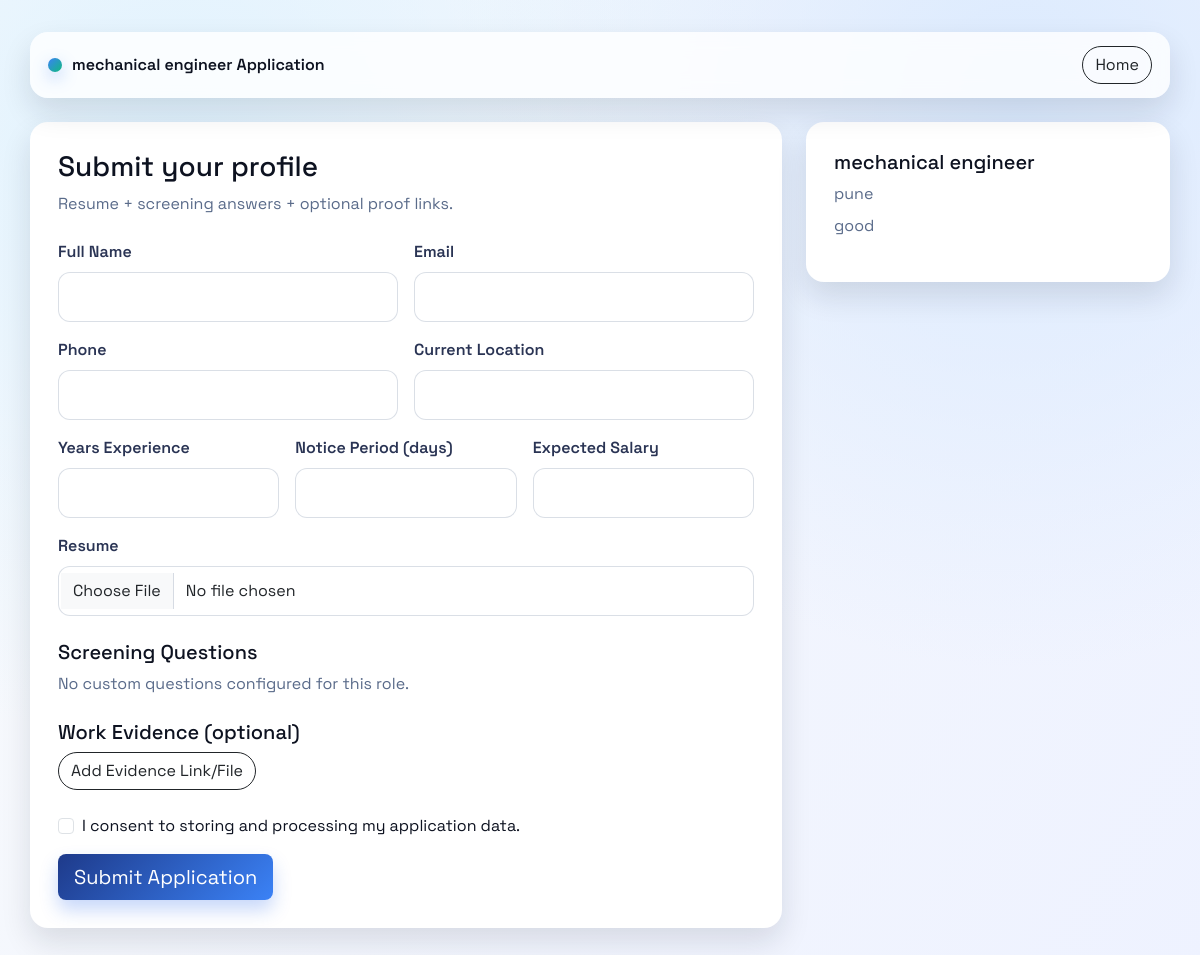
The app's page /apply/6/ with its own data.
### core/models.py (models this page shows, shortened)
class Job(models.Model):
    title = models.CharField(max_length=255)
    description = models.TextField()
    skills = models.JSONField(blank=True, null=True)
    location = models.CharField(max_length=120, blank=True)
    employment_type = models.CharField(max_length=40, blank=True)
    min_experience_years = models.PositiveSmallIntegerField(null=True, blank=True)
    created_by = models.ForeignKey(
        User,
        on_delete=models.SET_NULL,
        null=True,
        blank=True,
        related_name="jobs_created",
    )
    created_at = models.DateTimeField(auto_now_add=True)

### core/views.py (the view, shortened to what this page needs)
# urls.py: path('apply/<int:job_id>/', views.candidate_apply, name="candidate_apply"),
def candidate_apply(request, job_id):
    job = get_object_or_404(Job, id=job_id)
    questions = list(job.questions.all())
    return render(
        request,
        "core/candidate_apply.html",
        {
            "job": job,
            "questions": questions,
        },
    )

### core/templates/core/candidate_apply.html (shortened to what this page needs)
<!DOCTYPE html>
<html>
<head>
    <link href="https://cdn.jsdelivr.net/npm/bootstrap@5.3.2/dist/css/bootstrap.min.css" rel="stylesheet">
    {% load static %}
    <link href="{% static 'core/style.css' %}" rel="stylesheet">
</head>
<body class="app-body">
<div class="container app-shell">
    <div class="app-nav mb-4">
        <div class="brand-mark">
            <span class="brand-dot"></span>
            <span>{{ job.title }} Application</span>
        </div>
        <a href="{% url 'home' %}" class="btn btn-outline-dark">Home</a>
    </div>
    <div class="row g-4">
        <div class="col-lg-8">
            <div class="app-card">
                <h3 class="mb-2">Submit your profile</h3>
                <p class="muted-text mb-4">Resume + screening answers + optional proof links.</p>
                <form method="post" enctype="multipart/form-data">
                    <div class="row g-3">
                        <div class="col-md-6">
                            <label class="form-label">Full Name</label>
                            <input class="form-control" name="full_name" required>
                        </div>
                        <div class="col-md-6">
                            <label class="form-label">Email</label>
                            <input class="form-control" type="email" name="email" required>
                        </div>
                        <div class="col-md-6">
                            <label class="form-label">Phone</label>
                            <input class="form-control" name="phone">
                        </div>
                        <div class="col-md-6">
                            <label class="form-label">Current Location</label>
                            <input class="form-control" name="current_location">
                        </div>
                        <div class="col-md-4">
                            <label class="form-label">Years Experience</label>
                            <input class="form-control" type="number" step="0.1" min="0" name="years_experience">
                        </div>
                        <div class="col-md-4">
                            <label class="form-label">Notice Period (days)</label>
                            <input class="form-control" type="number" min="0" name="notice_period_days">
                        </div>
                        <div class="col-md-4">
                            <label class="form-label">Expected Salary</label>
                            <input class="form-control" type="number" step="0.01" min="0" name="expected_salary">
                        </div>
                    </div>
                    <div class="mt-3">
                        <label class="form-label">Resume</label>
                        <input class="form-control" type="file" name="resume_file" accept="application/pdf,image/*" required>
                    </div>
                    <h5 class="mt-4">Screening Questions</h5>
                    {% if questions %}
                        {% for q in questions %}
                            <div class="mb-3">
                                <label class="form-label">
                                    {{ q.prompt }}
                                    {% if q.is_required %}<span class="text-danger">*</span>{% endif %}
                                </label>
                                {% if q.question_type == "long_text" %}
                                    <textarea class="form-control" rows="4" name="question_{{ q.id }}" {% if q.is_required %}required{% endif %}></textarea>
                                {% elif q.question_type == "number" %}
                                    <input type="number" class="form-control" name="question_{{ q.id }}" {% if q.is_required %}required{% endif %}>
                                {% elif q.question_type == "url" %}
                                    <input type="url" class="form-control" name="question_{{ q.id }}" {% if q.is_required %}required{% endif %}>
                                {% else %}
                                    <input type="text" class="form-control" name="question_{{ q.id }}" {% if q.is_required %}required{% endif %}>
                                {% endif %}
                            </div>
                        {% endfor %}
                    {% else %}
                        <p class="muted-text">No custom questions configured for this role.</p>
                    {% endif %}
                    <h5 class="mt-4">Work Evidence (optional)</h5>
                    <button type="button" class="btn btn-outline-dark" id="add-artifact-btn">Add Evidence Link/File</button>
                    <div class="form-check mt-4 mb-3">
                        <input class="form-check-input" type="checkbox" id="consent" name="consent_given" required>
                        <label class="form-check-label" for="consent">I consent to storing and processing my application data.</label>
                    </div>
                    <button class="btn btn-primary btn-lg" type="submit">Submit Application</button>
                </form>
            </div>
        </div>
        <div class="col-lg-4">
            <div class="app-card">
                <h5 class="mb-2">{{ job.title }}</h5>
                <p class="muted-text mb-2">{{ job.location }}</p>
                <p class="muted-text">{{ job.description|truncatechars:240 }}</p>
            </div>
        </div>
    </div>
</div>
</body>
</html>

### core/static/core/style.css (style rules this page uses)
:root { --ink-900: #0d1220; --ink-700: #2a3454; --ink-500: #5a6b8a; --surface: #ffffff; --surface-2: #f4f6fb; --brand-700: #1e3a8a; --brand-500: #3b82f6; --brand-300: #93c5fd; --accent-500: #10b981; --warning-500: #f59e0b; --danger-500: #ef4444; --shadow-lg: 0 24px 60px rgba(15, 23, 42, 0.15); --shadow-md: 0 14px 30px rgba(15, 23, 42, 0.12); --radius-xl: 24px; --radius-lg: 18px; --radius-md: 12px; }
* { box-sizing: border-box; }
body.app-body { font-family: "Space Grotesk", "Source Sans 3", sans-serif; color: var(--ink-900); background: radial-gradient(circle at 15% 15%, #e0f2fe 0%, transparent 45%), radial-gradient(circle at 85% 10%, #dbeafe 0%, transparent 42%), linear-gradient(120deg, #f8fafc 0%, #eef2ff 100%); min-height: 100vh; }
.app-shell { padding: 32px 0 64px; }
.app-nav { display: flex; align-items: center; justify-content: space-between; padding: 14px 18px; background: rgba(255, 255, 255, 0.8); border-radius: var(--radius-lg); box-shadow: var(--shadow-md); backdrop-filter: blur(10px); }
.brand-mark { display: inline-flex; align-items: center; gap: 10px; font-weight: 600; color: var(--ink-900); }
.brand-dot { width: 14px; height: 14px; border-radius: 50%; background: linear-gradient(135deg, var(--brand-500), var(--accent-500)); box-shadow: 0 6px 16px rgba(59, 130, 246, 0.35); }
.btn-primary { background: linear-gradient(135deg, var(--brand-700), var(--brand-500)); border: none; box-shadow: 0 10px 18px rgba(37, 99, 235, 0.25); }
.btn-outline-dark { border-radius: 999px; }
.app-card { background: var(--surface); border-radius: var(--radius-lg); box-shadow: var(--shadow-md); padding: 28px; }
.form-label { font-weight: 600; color: var(--ink-700); }
.form-control, .form-select { border-radius: 12px; border: 1px solid rgba(148, 163, 184, 0.35); padding: 12px 14px; }
.muted-text { color: var(--ink-500); }

### records on screen
Job: title "mechanical engineer", location "pune", description "good"
